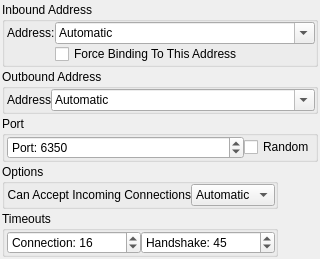
     <widget class="QWidget" name="pageConnection">
      <layout class="QGridLayout" name="gridLayout_25">
       <property name="margin">
        <number>2</number>
       </property>
       <property name="spacing">
        <number>2</number>
       </property>
       <item row="0" column="0">
        <widget class="QGroupBox" name="groupBoxInboundAddress">
         <property name="maximumSize">
          <size>
           <width>16777215</width>
           <height>16777215</height>
          </size>
         </property>
         <property name="title">
          <string>Inbound Address</string>
         </property>
         <layout class="QGridLayout" name="gridLayout_19">
          <property name="leftMargin">
           <number>2</number>
          </property>
          <property name="topMargin">
           <number>0</number>
          </property>
          <property name="rightMargin">
           <number>0</number>
          </property>
          <property name="bottomMargin">
           <number>0</number>
          </property>
          <property name="spacing">
           <number>0</number>
          </property>
          <item row="0" column="0">
           <layout class="QGridLayout" name="gridLayoutInboundAddress">
            <item row="0" column="0">
             <widget class="QLabel" name="labelInboundAddress">
              <property name="text">
               <string>Address:</string>
              </property>
              <property name="buddy">
               <cstring>comboBoxInboundAddress</cstring>
              </property>
             </widget>
            </item>
            <item row="0" column="1">
             <widget class="QComboBox" name="comboBoxInboundAddress">
              <property name="sizePolicy">
               <sizepolicy hsizetype="MinimumExpanding" vsizetype="Fixed">
                <horstretch>0</horstretch>
                <verstretch>0</verstretch>
               </sizepolicy>
              </property>
              <property name="editable">
               <bool>true</bool>
              </property>
              <property name="maxVisibleItems">
               <number>10</number>
              </property>
              <property name="insertPolicy">
               <enum>QComboBox::InsertAlphabetically</enum>
              </property>
              <item>
               <property name="text">
                <string>Automatic</string>
               </property>
              </item>
             </widget>
            </item>
            <item row="2" column="1">
             <widget class="QCheckBox" name="checkBoxForceBindingAddress">
              <property name="text">
               <string>Force Binding To This Address</string>
              </property>
             </widget>
            </item>
           </layout>
          </item>
         </layout>
        </widget>
       </item>
       <item row="2" column="0">
        <widget class="QGroupBox" name="groupBoxOutboundAddress">
         <property name="maximumSize">
          <size>
           <width>16777215</width>
           <height>16777215</height>
          </size>
         </property>
         <property name="title">
          <string>Outbound Address</string>
         </property>
         <layout class="QGridLayout" name="gridLayout_48">
          <property name="leftMargin">
           <number>2</number>
          </property>
          <property name="topMargin">
           <number>0</number>
          </property>
          <property name="rightMargin">
           <number>0</number>
          </property>
          <property name="bottomMargin">
           <number>0</number>
          </property>
          <property name="spacing">
           <number>0</number>
          </property>
          <item row="0" column="0">
           <layout class="QGridLayout" name="gridLayoutOutboundAddress">
            <item row="0" column="0">
             <widget class="QLabel" name="labelOutboundAddress">
              <property name="text">
               <string>Address</string>
              </property>
              <property name="buddy">
               <cstring>comboBoxOutboundAddress</cstring>
              </property>
             </widget>
            </item>
            <item row="0" column="1">
             <widget class="QComboBox" name="comboBoxOutboundAddress">
              <property name="sizePolicy">
               <sizepolicy hsizetype="MinimumExpanding" vsizetype="Fixed">
                <horstretch>0</horstretch>
                <verstretch>0</verstretch>
               </sizepolicy>
              </property>
              <property name="editable">
               <bool>true</bool>
              </property>
              <property name="insertPolicy">
               <enum>QComboBox::InsertAlphabetically</enum>
              </property>
              <item>
               <property name="text">
                <string>Automatic</string>
               </property>
              </item>
             </widget>
            </item>
           </layout>
          </item>
         </layout>
        </widget>
       </item>
       <item row="4" column="0">
        <layout class="QGridLayout" name="gridLayoutConnection">
         <item row="0" column="0">
          <widget class="QGroupBox" name="groupBoxConnectionOptions">
           <property name="maximumSize">
            <size>
             <width>16777215</width>
             <height>16777215</height>
            </size>
           </property>
           <property name="title">
            <string>Options</string>
           </property>
           <layout class="QGridLayout" name="gridLayout_51">
            <property name="leftMargin">
             <number>2</number>
            </property>
            <property name="topMargin">
             <number>0</number>
            </property>
            <property name="rightMargin">
             <number>0</number>
            </property>
            <property name="bottomMargin">
             <number>0</number>
            </property>
            <property name="spacing">
             <number>0</number>
            </property>
            <item row="0" column="0">
             <layout class="QGridLayout" name="gridLayoutConnectionOptions">
              <item row="0" column="0">
               <widget class="QLabel" name="labelAcceptIncoming">
                <property name="text">
                 <string>Can Accept Incoming Connections</string>
                </property>
                <property name="alignment">
                 <set>Qt::AlignRight|Qt::AlignTrailing|Qt::AlignVCenter</set>
                </property>
                <property name="buddy">
                 <cstring>comboBoxAcceptIncoming</cstring>
                </property>
               </widget>
              </item>
              <item row="0" column="1">
               <widget class="QComboBox" name="comboBoxAcceptIncoming">
                <item>
                 <property name="text">
                  <string>Automatic</string>
                 </property>
                </item>
                <item>
                 <property name="text">
                  <string>No</string>
                 </property>
                </item>
                <item>
                 <property name="text">
                  <string>Yes</string>
                 </property>
                </item>
               </widget>
              </item>
             </layout>
            </item>
           </layout>
          </widget>
         </item>
         <item row="1" column="0">
          <widget class="QGroupBox" name="groupBoxConnectionTimeouts">
           <property name="title">
            <string>Timeouts</string>
           </property>
           <layout class="QGridLayout" name="gridLayout_53">
            <property name="leftMargin">
             <number>2</number>
            </property>
            <property name="topMargin">
             <number>0</number>
            </property>
            <property name="rightMargin">
             <number>0</number>
            </property>
            <property name="bottomMargin">
             <number>0</number>
            </property>
            <property name="spacing">
             <number>0</number>
            </property>
            <item row="0" column="0">
             <layout class="QGridLayout" name="gridLayoutConnectionTimeouts">
              <item row="0" column="0">
               <widget class="QSpinBox" name="spinBoxConnectionTimeout">
                <property name="prefix">
                 <string>Connection: </string>
                </property>
                <property name="minimum">
                 <number>1</number>
                </property>
                <property name="maximum">
                 <number>480</number>
                </property>
                <property name="value">
                 <number>16</number>
                </property>
               </widget>
              </item>
              <item row="0" column="1">
               <widget class="QSpinBox" name="spinBoxHandshakeTimeout">
                <property name="prefix">
                 <string>Handshake: </string>
                </property>
                <property name="minimum">
                 <number>1</number>
                </property>
                <property name="maximum">
                 <number>480</number>
                </property>
                <property name="value">
                 <number>45</number>
                </property>
               </widget>
              </item>
             </layout>
            </item>
           </layout>
          </widget>
         </item>
         <item row="1" column="1">
          <spacer name="horizontalSpacerTimeouts">
           <property name="orientation">
            <enum>Qt::Horizontal</enum>
           </property>
           <property name="sizeHint" stdset="0">
            <size>
             <width>40</width>
             <height>20</height>
            </size>
           </property>
          </spacer>
         </item>
        </layout>
       </item>
       <item row="3" column="0">
        <widget class="QGroupBox" name="groupBoxPort">
         <property name="title">
          <string>Port</string>
         </property>
         <layout class="QGridLayout" name="gridLayout_86">
          <property name="leftMargin">
           <number>2</number>
          </property>
          <property name="topMargin">
           <number>0</number>
          </property>
          <property name="rightMargin">
           <number>0</number>
          </property>
          <property name="bottomMargin">
           <number>0</number>
          </property>
          <property name="spacing">
           <number>0</number>
          </property>
          <item row="0" column="0">
           <layout class="QGridLayout" name="gridLayoutPort">
            <item row="0" column="1">
             <widget class="QCheckBox" name="checkBoxRandomPort">
              <property name="text">
               <string>Random</string>
              </property>
             </widget>
            </item>
            <item row="0" column="0">
             <widget class="QSpinBox" name="spinBoxQuazaaPort">
              <property name="sizePolicy">
               <sizepolicy hsizetype="MinimumExpanding" vsizetype="Fixed">
                <horstretch>0</horstretch>
                <verstretch>0</verstretch>
               </sizepolicy>
              </property>
              <property name="prefix">
               <string>Port: </string>
              </property>
              <property name="minimum">
               <number>1024</number>
              </property>
              <property name="maximum">
               <number>49151</number>
              </property>
              <property name="value">
               <number>6350</number>
              </property>
             </widget>
            </item>
           </layout>
          </item>
         </layout>
         <zorder></zorder>
        </widget>
       </item>
      </layout>
     </widget>
